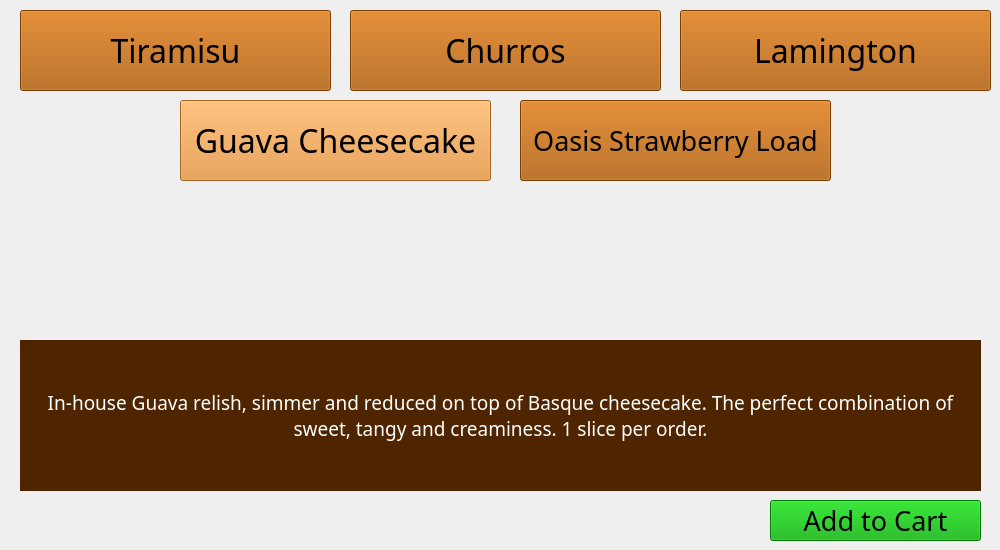
      <widget class="QWidget" name="coffee4_HarrisLatte_3">
       <widget class="QPushButton" name="pushButton_dessert4to5">
        <property name="geometry">
         <rect>
          <x>520</x>
          <y>100</y>
          <width>311</width>
          <height>81</height>
         </rect>
        </property>
        <property name="font">
         <font>
          <family>Bernard MT Condensed</family>
          <pointsize>20</pointsize>
         </font>
        </property>
        <property name="styleSheet">
         <string notr="true">background-color: rgb(170, 85, 0);</string>
        </property>
        <property name="text">
         <string>Oasis Strawberry Load</string>
        </property>
       </widget>
       <widget class="QPushButton" name="pushButton_dessert4to1">
        <property name="geometry">
         <rect>
          <x>20</x>
          <y>10</y>
          <width>311</width>
          <height>81</height>
         </rect>
        </property>
        <property name="font">
         <font>
          <family>Bernard MT Condensed</family>
          <pointsize>24</pointsize>
         </font>
        </property>
        <property name="styleSheet">
         <string notr="true">background-color: rgb(170, 85, 0);</string>
        </property>
        <property name="text">
         <string>Tiramisu</string>
        </property>
       </widget>
       <widget class="QPushButton" name="pushButton_coffeeToModify_48">
        <property name="geometry">
         <rect>
          <x>180</x>
          <y>100</y>
          <width>311</width>
          <height>81</height>
         </rect>
        </property>
        <property name="font">
         <font>
          <family>Bernard MT Condensed</family>
          <pointsize>24</pointsize>
         </font>
        </property>
        <property name="styleSheet">
         <string notr="true">background-color: rgb(226, 143, 49);</string>
        </property>
        <property name="text">
         <string>Guava Cheesecake</string>
        </property>
       </widget>
       <widget class="QPushButton" name="pushButton_dessert4to3">
        <property name="geometry">
         <rect>
          <x>680</x>
          <y>10</y>
          <width>311</width>
          <height>81</height>
         </rect>
        </property>
        <property name="font">
         <font>
          <family>Bernard MT Condensed</family>
          <pointsize>24</pointsize>
         </font>
        </property>
        <property name="styleSheet">
         <string notr="true">background-color: rgb(170, 85, 0);</string>
        </property>
        <property name="text">
         <string>Lamington</string>
        </property>
       </widget>
       <widget class="QPushButton" name="pushButton_dessert4to2">
        <property name="geometry">
         <rect>
          <x>350</x>
          <y>10</y>
          <width>311</width>
          <height>81</height>
         </rect>
        </property>
        <property name="font">
         <font>
          <family>Bernard MT Condensed</family>
          <pointsize>24</pointsize>
         </font>
        </property>
        <property name="styleSheet">
         <string notr="true">background-color: rgb(170, 85, 0);</string>
        </property>
        <property name="text">
         <string>Churros</string>
        </property>
       </widget>
       <widget class="QPushButton" name="pushButton_dessert4ToCart">
        <property name="geometry">
         <rect>
          <x>770</x>
          <y>500</y>
          <width>211</width>
          <height>41</height>
         </rect>
        </property>
        <property name="font">
         <font>
          <family>Bernard MT Condensed</family>
          <pointsize>20</pointsize>
         </font>
        </property>
        <property name="styleSheet">
         <string notr="true">background-color: rgb(0, 170, 0);
color: rgb(0, 0, 0);</string>
        </property>
        <property name="text">
         <string>Add to Cart</string>
        </property>
       </widget>
       <widget class="QLabel" name="label_46">
        <property name="geometry">
         <rect>
          <x>20</x>
          <y>340</y>
          <width>961</width>
          <height>151</height>
         </rect>
        </property>
        <property name="font">
         <font>
          <family>Bernard MT Condensed</family>
          <pointsize>14</pointsize>
         </font>
        </property>
        <property name="styleSheet">
         <string notr="true">background-color: rgb(79, 37, 1);
color: rgb(255, 255, 255);</string>
        </property>
        <property name="text">
         <string>In-house Guava relish, simmer and reduced on top of Basque cheesecake. The perfect combination of sweet, tangy and creaminess. 1 slice per order.</string>
        </property>
        <property name="alignment">
         <set>Qt::AlignCenter</set>
        </property>
        <property name="wordWrap">
         <bool>true</bool>
        </property>
       </widget>
      </widget>
